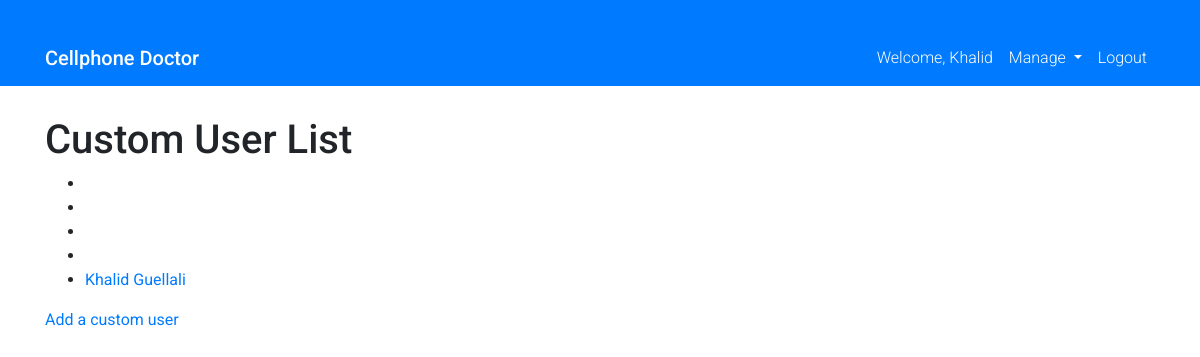
Page /users/ (signed in) on the committed database.
### users/models.py (models this page shows, shortened)
class CustomUser(AbstractUser):
    phone_regex = RegexValidator(
        regex=r"^\d{10,15}$",
        message=_("Phone number must be entered in the format:\
                  '9999999999'. Up to 15 digits allowed.")
    )
    phoneNumber = models.CharField(
        validators=[phone_regex, validate_phone_number],
        max_length=15,
        unique=True  # Remove unique=True
    )
    first_name = models.CharField(max_length=30)
    last_name = models.CharField(max_length=30)
    is_active = models.BooleanField(default=True)
    is_staff = models.BooleanField(default=False)
    is_superuser = models.BooleanField(default=False)
    email = models.EmailField(max_length=250, blank=True, null=True)
    address = models.CharField(max_length=100, blank=True, null=True)
    city = models.CharField(max_length=50, blank=True, null=True)
    state = models.CharField(max_length=50, blank=True, choices=STATE_CHOICES)
    zipcode = models.CharField(max_length=50, blank=True, null=True)
    service_provider = models.CharField(
        max_length=50,
        choices=SERVICE_PROVIDER_CHOICES,
        default='Unknown'
    )
    accept_devices_trade_in = models.BooleanField(default=True)
    accept_devices_buy = models.BooleanField(default=True)
    accept_devices_sell = models.BooleanField(default=True)
    accept_device_repair = models.BooleanField(default=True)
    accept_purchase = models.BooleanField(default=True)
    blacklisted = models.BooleanField(default=False)
    blacklisted_reason = models.CharField(
        max_length=100, default="", blank=True, null=True)
    photo = models.ImageField(
        upload_to='users/profile_pics', blank=True, null=True)
    notes = models.TextField(max_length=500, blank=True, default="")
    bio = models.TextField(max_length=500, blank=True, default="")
    created_at = models.DateTimeField(auto_now_add=True)
    updated_at = models.DateTimeField(auto_now=True)
    objects = CustomUserManager()
    USERNAME_FIELD = 'phoneNumber'

### users/views.py (the view)
# urls.py: path('', CustomUserListView.as_view(),
class CustomUserListView(ListView):
    model = CustomUser
    template_name = 'users/customuser_list.html'
    context_object_name = 'customuser_list'
    ordering = ['-created_at']
    paginate_by = 10
    def get_queryset(self):
        queryset = super().get_queryset()
        return queryset
    def get_context_data(self, **kwargs):
        context = super().get_context_data(**kwargs)
        return context

### users/templates/users/customuser_list.html
{% extends 'base.html' %}
{% block content %}
  <h1>Custom User List</h1>
  <ul>
    {% for customuser in customuser_list %}
      <li><a href="{% url 'users_detail' customuser.pk %}">{{ customuser.first_name }} {{ customuser.last_name }}</a></li>
    {% empty %}
      <li>No users found.</li>
    {% endfor %}
  </ul>
  <a href="{% url 'users_create' %}">Add a custom user</a>
{% endblock %}

### static/templates/base.html (shortened to what this page needs)
<!DOCTYPE html>
<html lang="en">
  {% load static %} {% get_static_prefix as STATIC_PREFIX %}
  <head>
    <link
      rel="stylesheet"
      href="https://maxcdn.bootstrapcdn.com/bootstrap/4.5.2/css/bootstrap.min.css"
    />
    <link rel="stylesheet" href="{% static 'css/styles.css' %}" />
  </head>
  <body>
    <nav class="navbar navbar-expand-lg navbar-primary bg-primary">
      <div class="container">
        <a class="navbar-brand text-white" href="{% url 'home' %}"
          >Cellphone Doctor</a
        >
        <div class="collapse navbar-collapse" id="navbarNav">
          <ul class="navbar-nav ml-auto">
            {% if user.is_authenticated %}
            <li class="nav-item">
              <a class="nav-link text-white" href="#"
                >Welcome, {{ user.username }}</a
              >
            </li>
            <li class="nav-item dropdown">
              <a
                class="nav-link dropdown-toggle text-white"
                href="#"
                id="navbarDropdown"
                role="button"
                data-toggle="dropdown"
                aria-haspopup="true"
                aria-expanded="false"
              >
                Manage
              </a>
            </li>
            <li class="nav-item">
              <a class="nav-link text-white" href="{% url 'logout' %}"
                >Logout</a
              >
            </li>
            {% endif %}
          </ul>
        </div>
      </div>
    </nav>
    <div class="container">{% block content %} {% endblock %}</div>
  </body>
</html>

### static/css/styles.css (style rules this page uses)
body { font-family: 'Roboto', sans-serif; }
.navbar-brand { font-weight: 500; }
.nav-link { font-weight: 300; }
.container { margin-top: 30px; }

### rows in the picture
CustomUser: username "Khalid", first_name "Khalid", last_name "Guellali"
